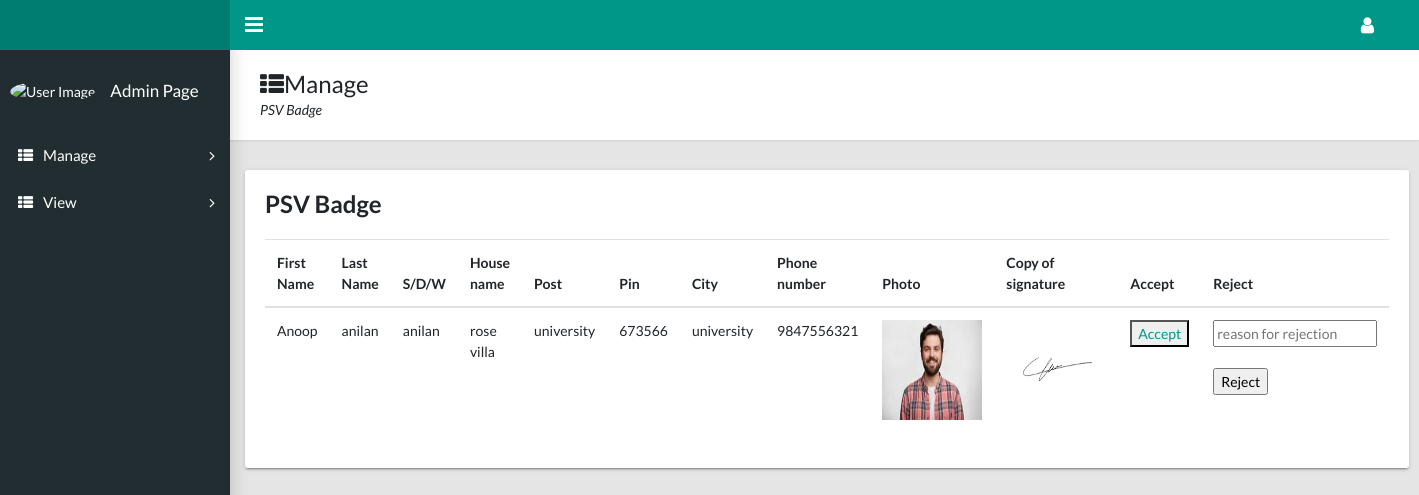
The page /managepsvBadge on the database its author committed.
### Rtomanagement/models.py (models this page shows, shortened)
class PSV_Badge(models.Model):
    First_Name = models.CharField(max_length= 20)
    Last_Name= models.CharField(max_length= 20)
    SDW= models.CharField(max_length=20)
    House_name =models.CharField(max_length=30)
    Post = models.CharField(max_length=20)
    user_id= models.ForeignKey(rtouser, on_delete=models.CASCADE)
    Pin = models.CharField(max_length=20)
    City = models.CharField(max_length=20)
    Phone_no = models.CharField(max_length=10)
    Photo= models.ImageField(upload_to='licenseimages/', blank=True, null=True)
    sign = models.ImageField(upload_to='signature/', blank=True, null=True)
    psv_status = models.CharField(max_length=20)
    rejected_reason = models.CharField(max_length=50,blank=True,null=True)

### Rtomanage/views.py (the view)
# urls.py: path("managepsvBadge",views.manage_psvBadge,name="managepsvBadge"),
def manage_psvBadge(request):
    data=PSV_Badge.objects.all()
    return render (request,'table-data-psv.html',{'data':data})

### Rtomanage/templates/table-data-psv.html (shortened to what this page needs)
<!DOCTYPE html>
<html lang="en">
  <head>
    <link rel="stylesheet" type="text/css" href="../static/css/main.css">
    <link rel="stylesheet" type="text/css" href="https://maxcdn.bootstrapcdn.com/font-awesome/4.7.0/css/font-awesome.min.css">
  </head>
  <body class="app sidebar-mini">
    <header class="app-header"><a class="app-header__logo" href="index.html"></a>
      <a class="app-sidebar__toggle" href="#" data-toggle="sidebar" aria-label="Hide Sidebar"></a>
      <ul class="app-nav">
        <li class="dropdown"><a class="app-nav__item" href="#" data-toggle="dropdown" aria-label="Open Profile Menu"><i class="fa fa-user fa-lg"></i></a>
        </li>
      </ul>
    </header>
    <aside class="app-sidebar">
        <div class="app-sidebar__user"><img class="app-sidebar__user-avatar" src="https://s3.amazonaws.com/uifaces/faces/twitter/jsa/48.jpg" alt="User Image">
          <div>
            <p class="app-sidebar__user-name">Admin Page</p>
          </div>
        </div>
        <ul class="app-menu">
          <li class="treeview "><a class="app-menu__item" href="#" data-toggle="treeview"><i class="app-menu__icon fa fa-th-list"></i><span class="app-menu__label">Manage</span><i class="treeview-indicator fa fa-angle-right"></i></a>
          </li>
          <li class="treeview "><a class="app-menu__item" href="#" data-toggle="treeview"><i class="app-menu__icon fa fa-th-list"></i><span class="app-menu__label">View</span><i class="treeview-indicator fa fa-angle-right"></i></a>
          </li>
        </ul>
      </aside>
    <main class="app-content">
      <div class="app-title">
        <div>
          <h1><i class="fa fa-th-list"></i>Manage</h1>
          <p>PSV Badge</p>
        </div>
      </div>
      <div class="row">
        <div class="col-md-15">
          <div class="tile">
            <h3 class="tile-title">PSV Badge </h3>
            <table class="table">
              <thead>
                <tr>
                  <th>First Name</th>
                  <th>Last Name</th>
                  <th> S/D/W</th>
                  <th>House name</th>
                  <th> Post</th>
                  <th> Pin</th>
                  <th> City</th>
                  <th>Phone number</th>
                  <th>Photo</th>
                  <th>Copy of signature</th>
                 <th>Accept</th>
                 <th>Reject</th>
                </tr>
              </thead>
              <tbody>
                {% for i in data %}
                <tr>
                  <td>{{i.First_Name}}</td>
                  <td>{{i.Last_Name}}</td>
                  <td>{{i.SDW}}</td>
                  <td>{{i.House_name}}</td>
                  <td>{{i.Post}}</td>
                  <td>{{i.Pin}}</td>
                  <td>{{i.City}}</td>
                  <td>{{i.Phone_no}}</td>
                  <td><img src="/media/{{i.Photo}}" width="100px" height="100px"/></td>
                  <td><img src="/media/{{i.sign}}" width="100px" height="100px"/></td>
                  {% if i.psv_status == '0'%}
                  <td><button ><a href="{% url 'approvepsv' i.id %}">Accept</a></button>
                   </td>
                  <td>
                    <form method="post" action="{% url 'rejectPsvWithReason' i.id %}">
                        <input type="text" placeholder="reason for rejection" name="rejected_reason"/><br><br>
                    <input type="submit" value="Reject"/>
                </form>
                </td>
                </tr>
                {% endif %}
                {% endfor %}
              </tbody>
            </table>
          </div>
        </div>
      </div>
    </main>
  </body>
</html>

### rows shown on the page
PSV_Badge: First_Name "Anoop", Last_Name "anilan", SDW "anilan", House_name "rose villa", Post "university", Pin "673566", City "university", Phone_no "9847556321", Photo (picture), sign (picture)
